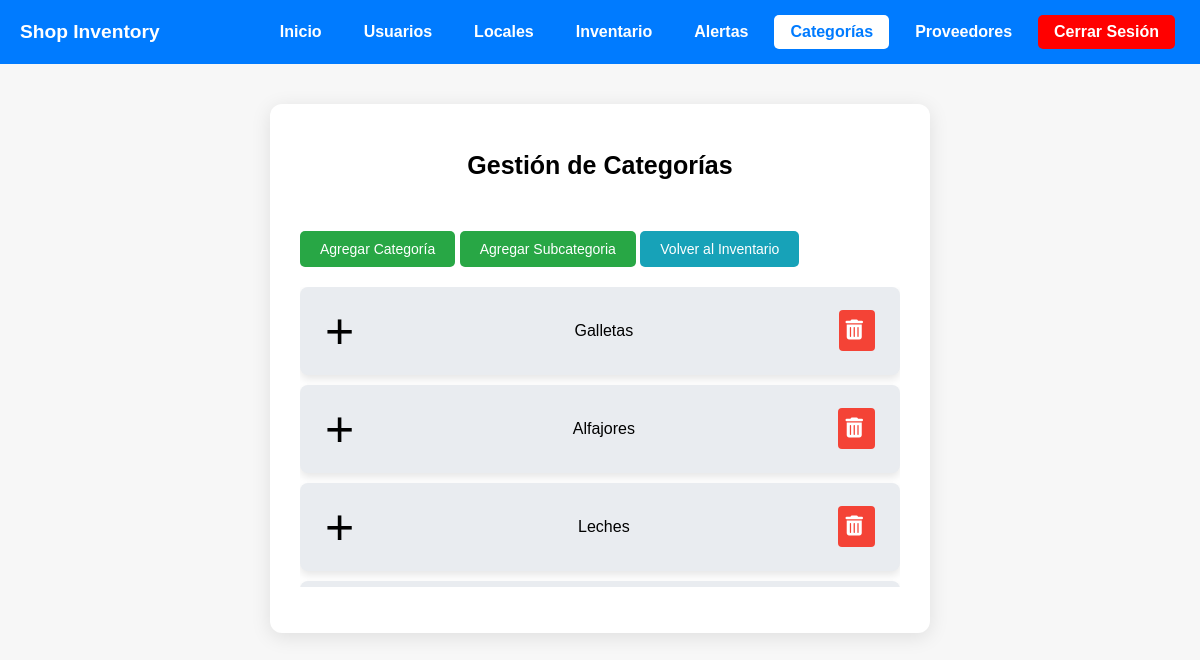
Screenshot of /admin/categorias.php with the database file from the repository.
### tables this page shows
CREATE TABLE `categoria` (
  `id_categoria` int(11) NOT NULL,
  `nombre` varchar(200) NOT NULL,
  `categoria_padre_id` int(11) DEFAULT NULL
);

### admin/categorias.php (the view, shortened to what this page needs)
<?php
include 'db.php';
function obtenerCategorias($pdo)
{
    $stmt = $pdo->query("SELECT * FROM categoria");
    $categorias = $stmt->fetchAll(PDO::FETCH_ASSOC);
    $arbol = [];
    foreach ($categorias as $categoria) {
        if ($categoria['categoria_padre_id'] === null) {
            $arbol[$categoria['id_categoria']] = $categoria;
            $arbol[$categoria['id_categoria']]['subcategorias'] = [];
        } else {
            $arbol[$categoria['categoria_padre_id']]['subcategorias'][] = $categoria;
        }
    }
    return $arbol;
}
$categoriasJerarquia = obtenerCategorias($pdo);
?>
<!DOCTYPE html>
<html lang="es">
<head>
    <link rel="stylesheet" href="nav.css">
    <link rel="stylesheet" href="modal.css">
    <link rel="stylesheet" href="css/categorias.css">
    <link href="https://cdnjs.cloudflare.com/ajax/libs/font-awesome/6.0.0-beta3/css/all.min.css" rel="stylesheet">
</head>
<body>
    <nav>
        <ul class="nav-links">
            <li class="brand">Shop Inventory</li>
            <li><a href="menu.php">Inicio</a></li>
            <li><a href="usuarios.php">Usuarios</a></li>
            <li><a href="gestion_local.php">Locales</a></li>
            <li><a href="index.php">Inventario</a></li>
            <li><a href="alertas.php">Alertas</a></li>
            <li><a href="categorias.php" class="active">Categorías</a></li>
            <li><a href="proveedores.php">Proveedores</a></li>
            <li class="logout"><a href="../index.php">Cerrar Sesión</a></li>
        </ul>
    </nav>
    <div class="container">
        <h1>Gestión de Categorías</h1>
        <br><br>
        <div class="modal-buttons">
            <button id="openModalPadreBtn" class="btnUpdate">Agregar Categoría </button>
            <button id="openModalBtn" class="btnAdd">Agregar Subcategoria</button>
            <button onclick="location.href='index.php'" class="button-inventario">Volver al Inventario</button>
        </div>
        <div id="categorias">
            <ul class="categoria-lista">
                <?php foreach ($categoriasJerarquia as $categoria) : ?>
                    <li class="categoria-item" id="categoria-<?php echo $categoria['id_categoria']; ?>">
                        <span class="toggle-btn" onclick="toggleSubcategorias(<?php echo $categoria['id_categoria']; ?>)">+</span>
                        <span class="categoria-nombre"><?php echo htmlspecialchars($categoria['nombre']); ?></span>
                        <form method="POST" style="display:inline;">
                            <button class="btn-eli" type="submit" name="delete_categoria" value="<?php echo $categoria['id_categoria']; ?>"
                                onclick="return confirm('¿Estás seguro de que deseas eliminar esta categoría?');">
                                <i class="fas fa-trash-alt"></i>
                            </button>
                        </form>
                    </li>
                <?php endforeach; ?>
            </ul>
        </div>
    </div>
</body>
</html>

### admin/nav.css (style rules this page uses)
nav { background-color: #007bff; padding: 15px; }
nav ul { list-style-type: none; padding: 0; margin: 0; text-align: end; }
nav ul li { display: flex; margin-right: 20px; }
nav ul li a { color: white; text-decoration: none; font-weight: bold; padding: 8px 16px; transition: background-color 0.3s ease; }
nav ul li a.active { background-color: #ffffff; color: #007bff; border-radius: 5px; }
.nav-links { text-align: start; margin-right: auto; display: flex; justify-content: start; align-items: center; list-style-type: none; padding: 0; margin: 0; }
.nav-links .brand { margin-right: auto; color: white; font-weight: bold; padding: 5px; font-size: 1.2em; text-decoration: none; }
nav ul { display: flex; justify-content: flex-end; }
nav ul li { display: flex; margin-right: 10px; text-align: end; }
nav ul li.logout a { background-color: red; padding: 8px 16px; color: white; font-weight: bold; text-decoration: none; transition: background-color 0.3s ease; border-radius: 5px; }

### admin/modal.css (style rules this page uses)
form { display: flex; flex-direction: column; }
button[type="submit"] { background-color: #4CAF50; color: white; border: none; padding: 10px 15px; cursor: pointer; border-radius: 5px; font-size: 16px; }
button[type="submit"] { width: 100%; background-color: #50bb55; color: white; padding: 10px; border: none; border-radius: 4px; cursor: pointer; font-size: 16px; }

### admin/css/categorias.css (style rules this page uses)
body { font-family: 'Arial'; background-color: #f7f7f7; margin: 0; padding: 0; color: #000000; overflow-x: hidden; }
.container { max-width: 50%; margin: 40px auto; padding: 30px; background: #ffffff; border-radius: 12px; box-shadow: 0 4px 20px rgba(0, 0, 0, 0.1); overflow-y: auto; max-height: 80vh; }
h1, h2 { color: #000000; font-weight: 600; margin-bottom: 15px; }
h1 { font-size: 25px; text-align: center; }
.categoria-lista { list-style-type: none; padding-left: 0; margin-top: 20px; max-height: 300px; overflow-y: auto; }
.categoria-item { padding: 15px 25px; background-color: #e9ecf0; border-radius: 8px; box-shadow: 0 4px 8px rgba(0, 0, 0, 0.1); transition: all 0.3s ease; display: flex; justify-content: space-between; align-items: center; margin-bottom: 10px; cursor: pointer; }
.toggle-btn { margin-right: 15px; cursor: pointer; font-size: 50px; color: #000000; transition: color 0.3s ease, transform 0.2s ease; }
.btn-eli[type= 'submit'] { background-color: #f44336; padding: 10px 7px; align-items: center; }
.btnAdd, .btnUpdate { background-color: #28a745; color: white; border: none; padding: 10px 20px; font-size: 14px; border-radius: 5px; cursor: pointer; transition: background-color 0.3s ease; }
.btnUpdate { background-color: #28a745; }
.btn-eli { background-color: #c82333; }
button i, form button i { font-size: 20px; color: white; margin-right: 5px; transition: color 0.3s ease; }
.button-inventario { background-color: #17a2b8; color: white; border: none; padding: 10px 20px; font-size: 14px; border-radius: 5px; cursor: pointer; transition: background-color 0.3s ease; }

### rows the page displays
categoria: nombre "Galletas", $categoria['id_categoria'] 30 (drawn)
categoria: nombre "Alfajores", $categoria['id_categoria'] 35 (drawn)
categoria: nombre "Leches", $categoria['id_categoria'] 37 (drawn)
